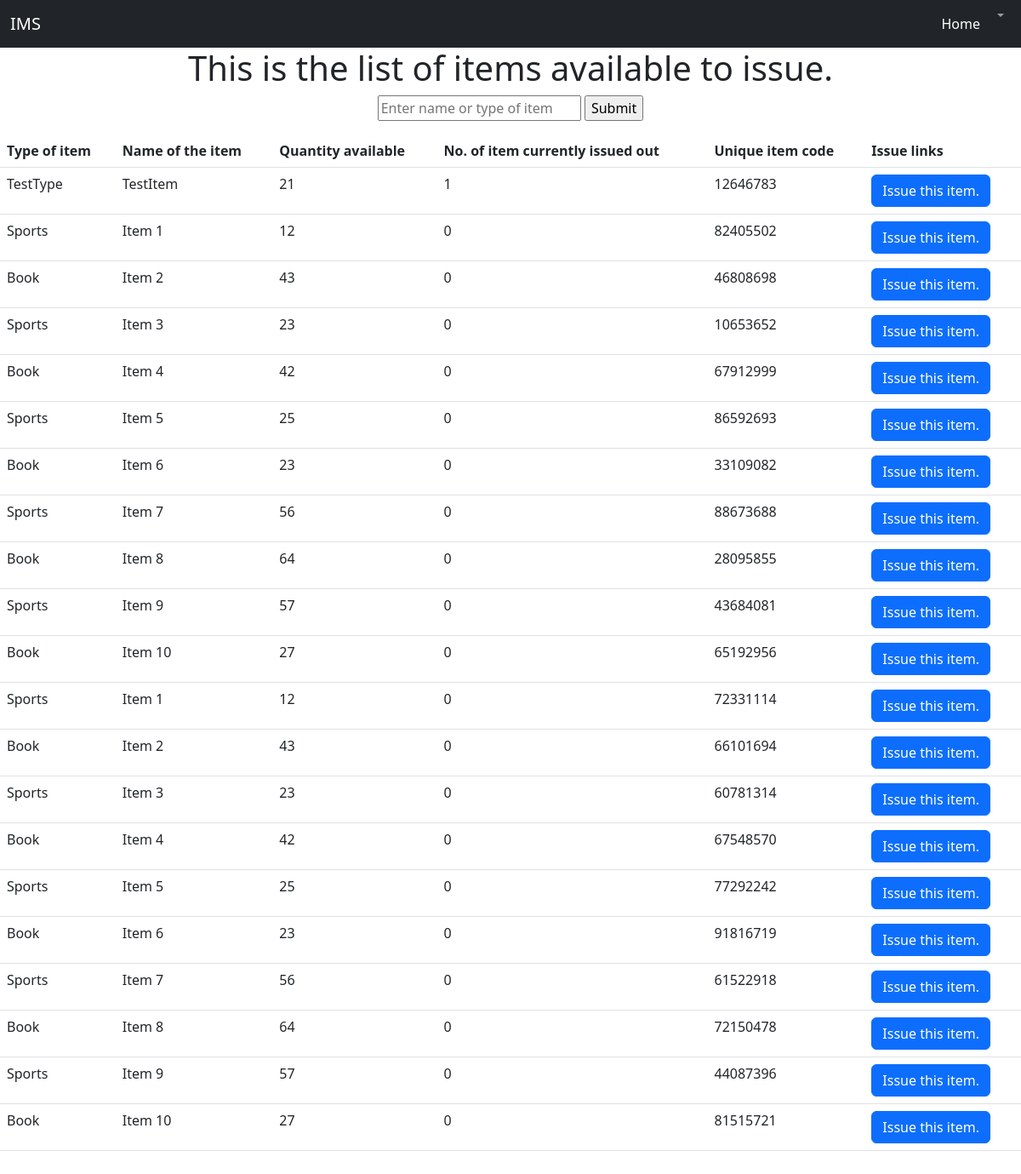
The app's page /inventory/ (signed in) with its own data.
### fnapp/models.py (models this page shows, shortened)
class Item(models.Model):
    type_of_item = models.CharField(max_length=20)
    name_of_item = models.CharField(max_length=20)
    total_qty = models.IntegerField(default=0)
    current_out = models.IntegerField(default=0)
    unique_code = models.IntegerField(default=random.randint(10_000_000, 99_999_999), editable = False)
    added_on = models.DateTimeField(auto_now_add = True, editable = False)

### fnapp/views.py (the view)
# urls.py: path('', views.details, name='details'),
def details(request):
    item_list = Item.objects.all()
    context = {'item_list': item_list, 'type' : "issue"}
    if request.user.is_authenticated:
        return render(request, 'fnapp/detailspage.html', context)
    else:
        return render(request, 'fnapp/notlogin.html')

### templates/fnapp/detailspage.html (shortened to what this page needs)
<!DOCTYPE html5>
<html lang="en">
<head>
    <link href="https://cdn.jsdelivr.net/npm/bootstrap@5.2.0-beta1/dist/css/bootstrap.min.css" rel="stylesheet">
</head>
<body>
    <nav class="navbar navbar-expand-lg navbar-dark bg-dark">
        <div class="container-fluid">
          <a class="navbar-brand" href="#">IMS</a>
          <div class="ms-auto">
            <div class="collapse navbar-collapse" id="navbarSupportedContent">
                <ul class="navbar-nav me-auto mb-2 mb-lg-0">
                <li class="nav-item">
                    <a class="nav-link active" aria-current="page" href="http://127.0.0.1:8000/ ">Home</a>
                </li>
                <li class="nav-item dropdown">
                    <a class="nav-link dropdown-toggle" href="#" id="navbarDropdown" role="button" data-bs-toggle="dropdown" aria-expanded="false">
                    </a>
                </li>
                </ul>
            </div>
        </div>
        </div>
      </nav>
    <h1 style="text-align:center;">This is the list of items available to {{type}}.</h1>
    {% if type == "issue" %}
        <form action="{% url 'fnapp:filter' %}" method="post" style="text-align: center;">
            <input type="text" name="item" id="item" placeholder="Enter name or type of item" required>
            <input type="submit" value="Submit">
        </form>
        <table class="table">
            <tr>
                <th>Type of item</th>
                <th>Name of the item</th>
                <th>Quantity available</th>
                <th>No. of item currently issued out</th>
                <th>Unique item code</th>
                <th>Issue links</th>
            </tr>
            {% for thing in item_list %}
                <tr >
                    <td>{{thing.type_of_item}}</td>
                    <td>{{thing.name_of_item}}</td>
                    <td>{{thing.total_qty}}</td>
                    <td>{{thing.current_out}}</td>
                    <td>{{thing.unique_code}}</td>
                    {%if thing.total_qty > 0 %}
                        <td><a class="btn btn-primary" href="{% url 'fnapp:issue' thing.unique_code %}">Issue this item.</a></td>
                    {% endif %}
                </tr>
            {% endfor %}
        </table><br>
        {% endif %}
</body>
</html>

### records on screen
Item: type_of_item "TestType", name_of_item "TestItem", total_qty "21", current_out "1", unique_code "12646783", shows "Issue this item."
Item: type_of_item "Sports", name_of_item "Item 1", total_qty "12", current_out "0", unique_code "82405502", shows "Issue this item."
Item: type_of_item "Book", name_of_item "Item 2", total_qty "43", current_out "0", unique_code "46808698", shows "Issue this item."
Item: type_of_item "Sports", name_of_item "Item 3", total_qty "23", current_out "0", unique_code "10653652", shows "Issue this item."
Item: type_of_item "Book", name_of_item "Item 4", total_qty "42", current_out "0", unique_code "67912999", shows "Issue this item."
Item: type_of_item "Sports", name_of_item "Item 5", total_qty "25", current_out "0", unique_code "86592693", shows "Issue this item."
Item: type_of_item "Book", name_of_item "Item 6", total_qty "23", current_out "0", unique_code "33109082", shows "Issue this item."
Item: type_of_item "Sports", name_of_item "Item 7", total_qty "56", current_out "0", unique_code "88673688", shows "Issue this item."
Item: type_of_item "Book", name_of_item "Item 8", total_qty "64", current_out "0", unique_code "28095855", shows "Issue this item."
Item: type_of_item "Sports", name_of_item "Item 9", total_qty "57", current_out "0", unique_code "43684081", shows "Issue this item."
Item: type_of_item "Book", name_of_item "Item 10", total_qty "27", current_out "0", unique_code "65192956", shows "Issue this item."
Item: type_of_item "Sports", name_of_item "Item 1", total_qty "12", current_out "0", unique_code "72331114", shows "Issue this item."
Item: type_of_item "Book", name_of_item "Item 2", total_qty "43", current_out "0", unique_code "66101694", shows "Issue this item."
Item: type_of_item "Sports", name_of_item "Item 3", total_qty "23", current_out "0", unique_code "60781314", shows "Issue this item."
Item: type_of_item "Book", name_of_item "Item 4", total_qty "42", current_out "0", unique_code "67548570", shows "Issue this item."
Item: type_of_item "Sports", name_of_item "Item 5", total_qty "25", current_out "0", unique_code "77292242", shows "Issue this item."
Item: type_of_item "Book", name_of_item "Item 6", total_qty "23", current_out "0", unique_code "91816719", shows "Issue this item."
Item: type_of_item "Sports", name_of_item "Item 7", total_qty "56", current_out "0", unique_code "61522918", shows "Issue this item."
Item: type_of_item "Book", name_of_item "Item 8", total_qty "64", current_out "0", unique_code "72150478", shows "Issue this item."
Item: type_of_item "Sports", name_of_item "Item 9", total_qty "57", current_out "0", unique_code "44087396", shows "Issue this item."
Item: type_of_item "Book", name_of_item "Item 10", total_qty "27", current_out "0", unique_code "81515721", shows "Issue this item."

### other values on screen
{{ type }} "issue"
